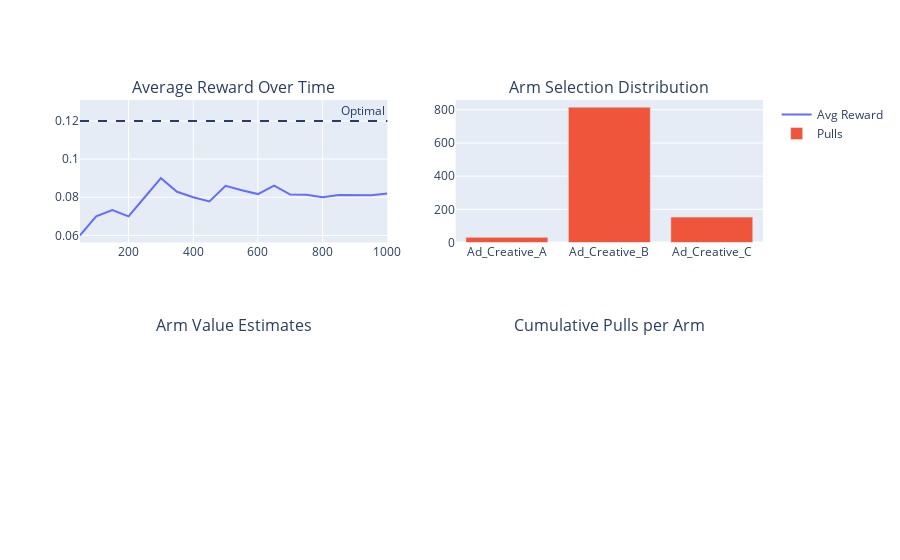

This figure's notebook cell:
### Code cell
final_stats = results[-1]
fig.add_trace(
    go.Bar(x=ARMS, y=final_stats['arm_counts'], name='Pulls'),
    row=1, col=2
)

### Figure 1 — Plotly figure (JSON) as saved in the notebook; plotly's stock layout.template omitted (floating-point values rounded to 4 significant figures)
{"data": [{"name": "Avg Reward", "type": "scatter", "x": [50, 100, 150, 200, 250, 300, 350, 400, 450, 500, 550, 600, 650, 700, 750, 800, 850, 900, 950, 1000], "xaxis": "x", "y": [0.06, 0.07, 0.07333, 0.07, 0.08, 0.09, 0.08286, 0.08, 0.07778, 0.086, 0.08364, 0.08167, 0.08615, 0.08143, 0.08133, 0.08, 0.08118, 0.08111, 0.08105, 0.082], "yaxis": "y"}, {"name": "Pulls", "type": "bar", "x": ["Ad_Creative_A", "Ad_Creative_B", "Ad_Creative_C"], "xaxis": "x2", "y": [31, 816, 153], "yaxis": "y2"}], "layout": {"annotations": [{"font": {"size": 16}, "showarrow": false, "text": "Average Reward Over Time", "x": 0.225, "xanchor": "center", "xref": "paper", "y": 1, "yanchor": "bottom", "yref": "paper"}, {"font": {"size": 16}, "showarrow": false, "text": "Arm Selection Distribution", "x": 0.775, "xanchor": "center", "xref": "paper", "y": 1, "yanchor": "bottom", "yref": "paper"}, {"font": {"size": 16}, "showarrow": false, "text": "Arm Value Estimates", "x": 0.225, "xanchor": "center", "xref": "paper", "y": 0.375, "yanchor": "bottom", "yref": "paper"}, {"font": {"size": 16}, "showarrow": false, "text": "Cumulative Pulls per Arm", "x": 0.775, "xanchor": "center", "xref": "paper", "y": 0.375, "yanchor": "bottom", "yref": "paper"}, {"showarrow": false, "text": "Optimal", "x": 1, "xanchor": "right", "xref": "x domain", "y": 0.12, "yanchor": "bottom", "yref": "y"}], "shapes": [{"line": {"dash": "dash"}, "type": "line", "x0": 0, "x1": 1, "xref": "x domain", "y0": 0.12, "y1": 0.12, "yref": "y"}], "xaxis": {"anchor": "y", "domain": [0, 0.45]}, "xaxis2": {"anchor": "y2", "domain": [0.55, 1]}, "xaxis3": {"anchor": "y3", "domain": [0, 0.45]}, "xaxis4": {"anchor": "y4", "domain": [0.55, 1]}, "yaxis": {"anchor": "x", "domain": [0.625, 1]}, "yaxis2": {"anchor": "x2", "domain": [0.625, 1]}, "yaxis3": {"anchor": "x3", "domain": [0, 0.375]}, "yaxis4": {"anchor": "x4", "domain": [0, 0.375]}}}
